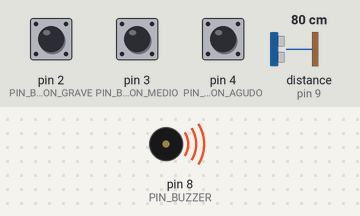
The sketch below on a simulated Arduino Uno, built with avr-gcc and run on an emulated ATmega328P. On the bench: buzzer (waves = sounding). Wiring (inferred from the names in the program): ultrasonic range finder: trigger pin 9; echo pin 9. Inputs (shaded band) come from the test bench; at power-on: distance to the obstacle (sensor on pin 9) 80 cm, pin 2 (PIN_BOTON_GRAVE) HIGH, pin 3 (PIN_BOTON_MEDIO) HIGH, pin 4 (PIN_BOTON_AGUDO) HIGH. The echo pulse lasts 58.3 µs per cm.

Above: at 1.2 s.
1.3 s: distance to the obstacle (sensor on pin 9) set to 2 cm
At 1.9 s:
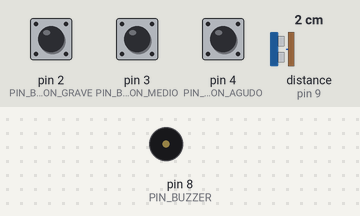
2.8 s: distance to the obstacle (sensor on pin 9) set to 9 cm
At 3.1 s:
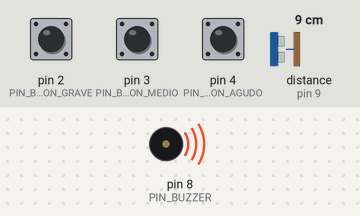
4.3 s: distance to the obstacle (sensor on pin 9) set to 4 cm
At 5.5 s:
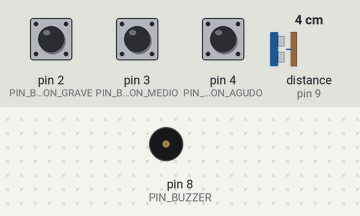
Timing chart, 0 to 7.3 s (numbered marks = the images above; inputs shaded):
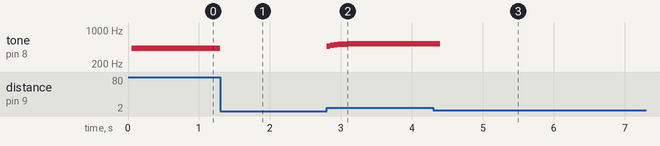

Measured:
- after the input at 1.3 s, tone on pin 8 (PIN_BUZZER): 424 Hz → silent at once
- after the input at 2.8 s, tone on pin 8 (PIN_BUZZER): plays 462 Hz for 0.05 s, 485 Hz for 0.05 s, 498 Hz for 0.05 s, 507 Hz for 0.05 s, 511 Hz for 0.05 s, 515 Hz for 0.05 s … (9 notes in this stretch), starting at once
- after the input at 4.3 s, tone on pin 8 (PIN_BUZZER): 519 Hz → 522 Hz at once, → 523 Hz 0.05 s later, → silent 0.05 s later

The sketch:

Therimin.ino
```cpp
enum RangoTonal { RANGO_GRAVE, RANGO_MEDIO, RANGO_AGUDO };

const int PIN_SENSOR = 9;
const int PIN_BUZZER = 8;

const int PIN_BOTON_GRAVE = 2;
const int PIN_BOTON_MEDIO = 3;
const int PIN_BOTON_AGUDO = 4;

const unsigned long INTERVALO_MEDICION = 50;
const unsigned long DEBOUNCE_DELAY = 50;
const float DISTANCIA_MIN = 5.0;
const float DISTANCIA_MAX = 200.0;

int rangoActual = RANGO_MEDIO;// Tono activo actual
unsigned long ultimoTiempoMedicion = 0;
unsigned long ultimoTiempoAntirrebote[3] = {0, 0, 0};// Controla el tiempo antirrebote para cada botón
int ultimoEstadoBoton[3] = {HIGH, HIGH, HIGH};
float distanciaFiltrada = 0.0;

void setup() {
  pinMode(PIN_BUZZER, OUTPUT);
  pinMode(PIN_BOTON_GRAVE, INPUT_PULLUP);
  pinMode(PIN_BOTON_MEDIO, INPUT_PULLUP); // Activar resistencia interna
  pinMode(PIN_BOTON_AGUDO, INPUT_PULLUP);

  Serial.begin(9600);
}

void loop() {
  leerPulsadores(); // Revisa si se presionó algún botón para cambiar el tono

  // Mide la distancia periódicamente
  if (millis() - ultimoTiempoMedicion >= INTERVALO_MEDICION) {
    ultimoTiempoMedicion = millis();

    float distancia = medirDistancia();
    if (distancia > 0) {
      distanciaFiltrada = filtrarDistancia(distancia); // // Filtra los saltos bruscos de la lectura
      gestionarSonido(distanciaFiltrada, rangoActual); // Reproduce el sonido según la distancia y el tono
    } else {
      noTone(PIN_BUZZER);
    }
  }
}

// Lee los botones con sistema antirrebote
void leerPulsadores() {
  int pinesBoton[3] = {PIN_BOTON_GRAVE, PIN_BOTON_MEDIO, PIN_BOTON_AGUDO};
  int rangos[3] = {RANGO_GRAVE, RANGO_MEDIO, RANGO_AGUDO};

  for (int i = 0; i < 3; i++) {
    int estadoLectura = digitalRead(pinesBoton[i]);

    if (estadoLectura != ultimoEstadoBoton[i]) {
      if (millis() - ultimoTiempoAntirrebote[i] > DEBOUNCE_DELAY) {
        ultimoTiempoAntirrebote[i] = millis();
        ultimoEstadoBoton[i] = estadoLectura;

        if (estadoLectura == LOW) {
          rangoActual = rangos[i]; // Cambia el rango del tono actual
        }
      }
    }
  }
}

// Calcula la distancia usando el sensor
float medirDistancia() {
  pinMode(PIN_SENSOR, OUTPUT);
  digitalWrite(PIN_SENSOR, LOW);
  delayMicroseconds(2);
  digitalWrite(PIN_SENSOR, HIGH);
  delayMicroseconds(10);
  digitalWrite(PIN_SENSOR, LOW);

  pinMode(PIN_SENSOR, INPUT);
  long duracion = pulseIn(PIN_SENSOR, HIGH, 30000);
  if (duracion == 0) return -1;

  float distancia = (duracion * 0.0343) / 2.0;

  if (distancia < 2.0 || distancia > 400.0) return -1;
  return distancia;
}

// Aplica un filtro para evitar saltos bruscos en la distancia
float filtrarDistancia(float nuevaLectura) {
  const float alpha = 0.4;
  if (distanciaFiltrada == 0.0) {
    distanciaFiltrada = nuevaLectura;
  } else {
    distanciaFiltrada = (alpha * nuevaLectura) + ((1.0 - alpha) * distanciaFiltrada);
  }
  return distanciaFiltrada;
}

// Genera el sonido en el buzzer según la distancia y el tono seleccionado
void gestionarSonido(float distancia, int rango) {
  if (distancia < DISTANCIA_MIN || distancia > DISTANCIA_MAX) {
    noTone(PIN_BUZZER);
    return;
  }

  int freqMin = 262;
  int freqMax = 523;

  // Define los límites de frecuencia según el rango activo
  switch (rango) {
    case RANGO_GRAVE:
      freqMin = 131; freqMax = 262;
      break;
    case RANGO_MEDIO:
      freqMin = 262; freqMax = 523;
      break;
    case RANGO_AGUDO:
      freqMin = 523; freqMax = 1047;
      break;
  }

  // Convierte la distancia en una frecuencia musical inversa (más cerca = más agudo)
  int frecuencia = map(distancia, DISTANCIA_MIN, DISTANCIA_MAX, freqMax, freqMin);
  frecuencia = constrain(frecuencia, freqMin, freqMax);

  tone(PIN_BUZZER, frecuencia);
}
```
